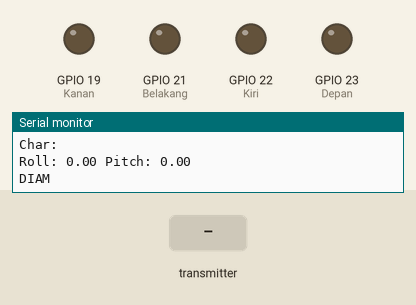
Simulated run of this sketch. Board: ESP32. On the bench: output pins drawn as LEDs (lit = HIGH), the last lines printed to the serial monitor. The inputs (shaded band) are chosen by the test bench.

Above: at 1.2 s.
1.3 s: the transmitter starts sending b = 50
At 2.6 s:
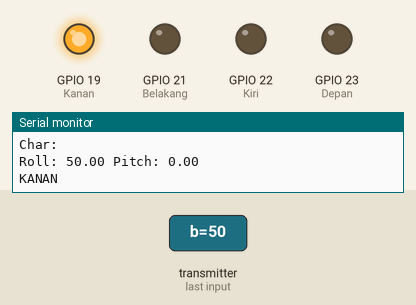
2.9 s: the transmitter starts sending b = 0
At 4.1 s:
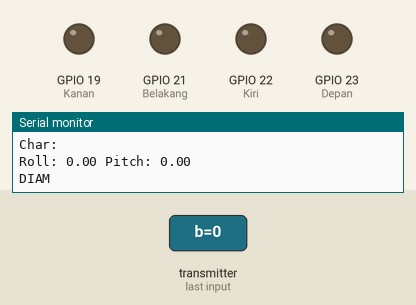
4.5 s: the transmitter starts sending c = 50
At 5.5 s:
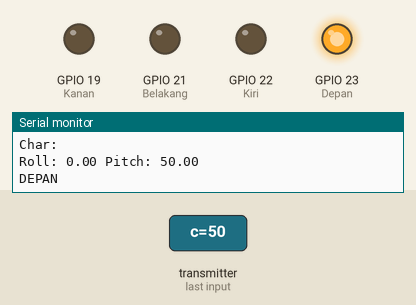
6.1 s: the transmitter starts sending c = 0
At 6.8 s:
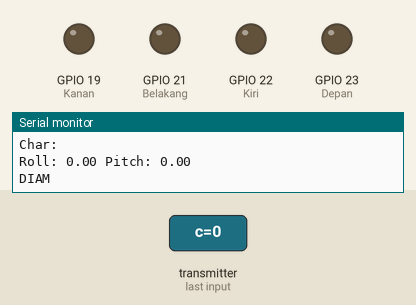
Timing chart, 0 to 8.7 s (numbered marks = the images above; inputs shaded):
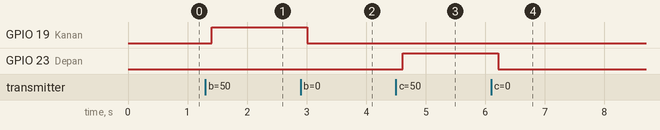

The sketch:

ESP_NOW_R_LED.ino
```cpp
#include <WiFi.h>
#include <esp_now.h>

#define Depan 23
#define Belakang 21
#define Kiri 22
#define Kanan 19

// received data structure
typedef struct struct_message {
    char a[32];
    float b;
    float c;
} struct_message;
struct_message data_ku;

void setup() {
  Serial.begin(115200);
// set esp to station mode
  WiFi.mode(WIFI_STA);

// initialize ESP_NOW
  if (esp_now_init() != ESP_OK) {
    Serial.println("Gagal Inisialisasi espnow");
    return;
  }

  // register a callback function
  esp_now_register_recv_cb(cb_terima);

  // LED
  pinMode(Depan, OUTPUT);
  pinMode(Belakang, OUTPUT);
  pinMode(Kiri, OUTPUT);
  pinMode(Kanan, OUTPUT);
}


// callback if it receives data
void cb_terima(const uint8_t *mac_addr, const uint8_t *dataDiterima, int panjang) {
  memcpy(&data_ku, dataDiterima, sizeof(data_ku));
  Serial.print("Bytes diterima: ");
  Serial.println(panjang);
}

void loop() {
  Serial.print("Char: ");
  Serial.println(data_ku.a);
  Serial.print("Roll: ");
  Serial.print(data_ku.b);
  Serial.print(" Pitch: ");
  Serial.println(data_ku.c);

  // LED DIRECTION
  if (data_ku.b >= 30) {
    digitalWrite(Kanan, HIGH);
    digitalWrite(Depan, LOW);
    digitalWrite(Belakang, LOW);
    digitalWrite(Kiri, LOW);
    Serial.println("KANAN");
    Serial.println("");
    // The right LED is on
  } else if (data_ku.b <= -30) {
    digitalWrite(Kanan, LOW);
    digitalWrite(Depan, LOW);
    digitalWrite(Belakang, LOW);
    digitalWrite(Kiri, HIGH);
    Serial.println("KIRI");
    Serial.println("");
    // The left LED is on
  } else if (data_ku.c >= 30) {
    digitalWrite(Kanan, LOW);
    digitalWrite(Depan, HIGH);
    digitalWrite(Belakang, LOW);
    digitalWrite(Kiri, LOW);
    Serial.println("DEPAN");
    Serial.println("");
    // The front LED is on
  } else if (data_ku.c <= -30) {
    digitalWrite(Kanan, LOW);
    digitalWrite(Depan, LOW);
    digitalWrite(Belakang, HIGH);
    digitalWrite(Kiri, LOW);
    Serial.println("BELAKANG");
    Serial.println("");
    //  The back LED is on
  } else {
    digitalWrite(Kanan, LOW);
    digitalWrite(Depan, LOW);
    digitalWrite(Belakang, LOW);
    digitalWrite(Kiri, LOW);
    Serial.println("DIAM");
    Serial.println("");
    // The LED is stationary because there is no movement from the MPU6050
  }
  delay(100);
}
```

Measured:
- after the input at 1.3 s, GPIO 19 (Kanan): LOW → HIGH after 0.10 s
- after the input at 2.9 s, GPIO 19 (Kanan): HIGH → LOW after 0.11 s
- after the input at 4.5 s, GPIO 23 (Depan): LOW → HIGH after 0.11 s
- after the input at 6.1 s, GPIO 23 (Depan): HIGH → LOW after 0.12 s
